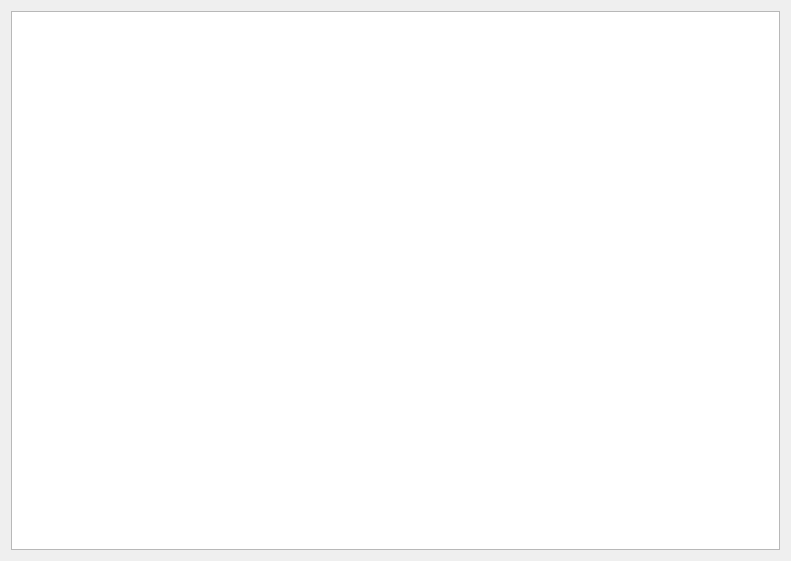
<?xml version="1.0" encoding="UTF-8"?>
<ui version="4.0">
 <class>Dialog</class>
 <widget class="QDialog" name="Dialog">
  <property name="geometry">
   <rect>
    <x>0</x>
    <y>0</y>
    <width>791</width>
    <height>561</height>
   </rect>
  </property>
  <property name="windowTitle">
   <string>Dialog</string>
  </property>
  <layout class="QVBoxLayout" name="verticalLayout">
   <item>
    <widget class="QPlainTextEdit" name="plainTextEdit"/>
   </item>
  </layout>
 </widget>
 <resources/>
 <connections/>
</ui>
